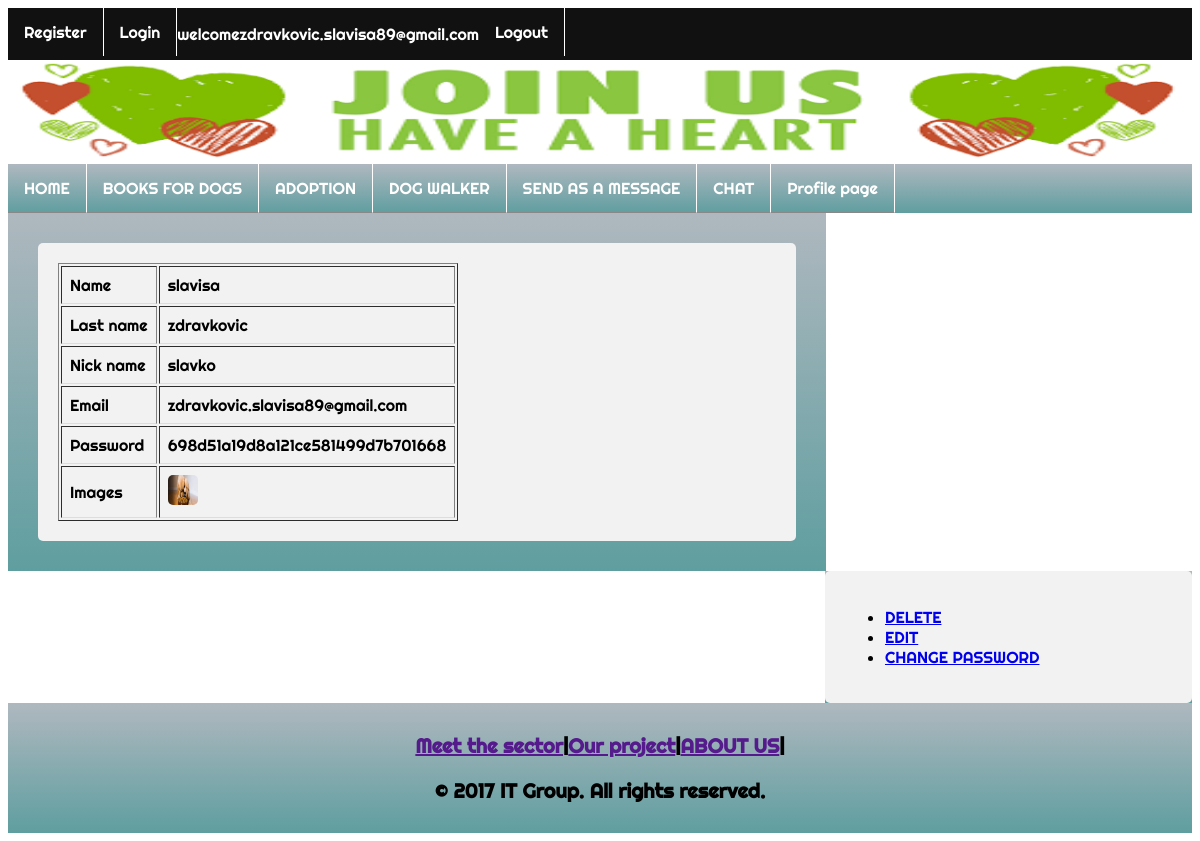
The app's page /pages/profile.php (signed in) with its own data.
### tables this page shows
CREATE TABLE IF NOT EXISTS `users` (
  `usersId` int(11) NOT NULL AUTO_INCREMENT,
  `fName` varchar(50) DEFAULT NULL,
  `lName` varchar(50) DEFAULT NULL,
  `nName` varchar(50) DEFAULT NULL,
  `email` varchar(50) DEFAULT NULL,
  `pass` varchar(50) DEFAULT NULL,
  `images` text,
  `role` varchar(100) DEFAULT NULL,
  PRIMARY KEY (`usersId`)
);

### class/classRegister.php (called while the page is built, shortened)
<?php
class Register{
    private $conn;
    public function __construct($conn){ $this->conn = $conn; }
    public function account($id){
        $stmt = $this->conn->prepare("select users.usersId, users.fName,users.lName,users.nName,users.email,users.pass,users.images
 from users where users.usersId=:usersId");
        $stmt->bindValue(":usersId", $id);
        $stmt->execute();
        $rez = $stmt->fetchAll(PDO::FETCH_OBJ);
        return $rez;
    }
}

### pages/profile.php (the view, shortened to what this page needs)
<?php
include_once(dirname(__FILE__) . '/../html/head2.php');
include_once(dirname(__FILE__) . '/../html/nav2.php');
?>
<div id="main">
    <div id="comments">
        <?php
        include_once(dirname(__FILE__) . '/../class/classRegister.php');
        $reg = new Register($conn);
        if(isset($_SESSION["usersId"])) {
            if (isset($_SESSION["email"])) {
                $users = $reg->account($_SESSION["usersId"]);
                foreach ($users as $user) { ?>
        <table border="1">
            <tr>
                <td>Name</td>
                <td><?php echo $user->fName; ?></td>
            </tr>
            <tr>
                <td>Last name</td>
                <td><?php echo $user->lName; ?></td>
            </tr><tr>
                <td>Nick name</td>
                <td><?php echo $user->nName; ?></td>
            </tr><tr>
                <td>Email</td>
                <td><?php echo $user->email; ?></td>
            </tr>
            <tr>
                <td>Password</td>
                <td><?php echo $user->pass; ?></td>
            </tr>
            <tr>
                <td>Images</td>
                <td><img src="./../slike/users/<?php echo $user->images; ?>" style="width: 30px;height: 30px;border-radius:5px; "></td>
            </tr>
        </table>
                    <?php
            } }else {
                echo "You must be logged in to manage your account";
            }
        }
        ?>
    </div>
</div>
<div id="sidebar">
    <div id="comments">
            <?php
            if(isset($_SESSION["usersId"])){
            if(isset($_SESSION["email"])){?>
                <ul>
                    <?php
                $u = $reg->account($_SESSION["usersId"]);
                foreach ($u as $user) { ?>
                    <li><a href="deleteProfil.php?delId=<?php echo $user->usersId; ?>">DELETE</a></li>
                    <li><a href="editProfil.php?edId=<?php echo $user->usersId; ?>">EDIT</a></li>
                    <li><a href="changePass.php">CHANGE PASSWORD</a></li>
                    <?php } ?>
        </ul>
            <?php }else{
                echo "You must be logged in to manage your account ";
            }}
            ?>
    </div>
</div>
<?php
include_once(dirname(__FILE__) . '/../html/footer.php');?>

### s.css (style rules this page uses)
html,body { font-family: 'Righteous', cursive; }
#main { width: 64%; float: left; padding: 30px; background: linear-gradient(rgba(124, 139, 150, 0.61),cadetblue); height: 100%; }
#sidebar { height: 100%; width: 31%; float: right; background: linear-gradient(rgba(124, 139, 150, 0.61),cadetblue); }
#comments { border-radius: 5px; background-color: #f2f2f2; padding: 20px; }
.table th, td { padding: 8px; text-align: left; border-bottom: 1px solid #ddd; }

### records on screen
users: fName "slavisa", lName "zdravkovic", nName "slavko", email "zdravkovic.slavisa89@gmail.com", pass "698d51a19d8a121ce581499d7b701668", images (picture)

### other values on screen
$_SESSION["email"] "zdravkovic.slavisa89@gmail.com"
